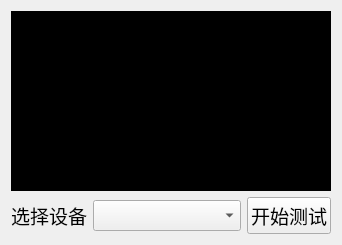
<?xml version="1.0" encoding="UTF-8"?>
<ui version="4.0">
 <class>TestVideoDetectDialog</class>
 <widget class="QDialog" name="TestVideoDetectDialog">
  <property name="geometry">
   <rect>
    <x>0</x>
    <y>0</y>
    <width>338</width>
    <height>237</height>
   </rect>
  </property>
  <property name="windowTitle">
   <string>视频检测</string>
  </property>
  <property name="windowOpacity">
   <double>1.000000000000000</double>
  </property>
  <property name="autoFillBackground">
   <bool>false</bool>
  </property>
  <property name="styleSheet">
   <string notr="true"/>
  </property>
  <property name="sizeGripEnabled">
   <bool>false</bool>
  </property>
  <property name="modal">
   <bool>false</bool>
  </property>
  <layout class="QVBoxLayout" name="verticalLayout">
   <item>
    <widget class="QWidget" name="videoview" native="true">
     <property name="sizePolicy">
      <sizepolicy hsizetype="Expanding" vsizetype="Expanding">
       <horstretch>0</horstretch>
       <verstretch>0</verstretch>
      </sizepolicy>
     </property>
     <property name="minimumSize">
      <size>
       <width>320</width>
       <height>180</height>
      </size>
     </property>
     <property name="styleSheet">
      <string notr="true">background-color: rgb(0, 0, 0);</string>
     </property>
    </widget>
   </item>
   <item>
    <layout class="QHBoxLayout" name="horizontalLayout">
     <item>
      <widget class="QLabel" name="labelCameraChoices">
       <property name="font">
        <font>
         <pointsize>14</pointsize>
        </font>
       </property>
       <property name="styleSheet">
        <string notr="true"/>
       </property>
       <property name="text">
        <string>选择设备</string>
       </property>
      </widget>
     </item>
     <item>
      <widget class="QComboBox" name="comboBoxCameraDevices">
       <property name="sizePolicy">
        <sizepolicy hsizetype="Expanding" vsizetype="Fixed">
         <horstretch>0</horstretch>
         <verstretch>0</verstretch>
        </sizepolicy>
       </property>
       <property name="font">
        <font>
         <pointsize>14</pointsize>
        </font>
       </property>
       <property name="styleSheet">
        <string notr="true"/>
       </property>
       <property name="currentText">
        <string notr="true"/>
       </property>
      </widget>
     </item>
     <item>
      <widget class="QPushButton" name="pushButtonStartCameraTest">
       <property name="font">
        <font>
         <pointsize>14</pointsize>
        </font>
       </property>
       <property name="focusPolicy">
        <enum>Qt::NoFocus</enum>
       </property>
       <property name="styleSheet">
        <string notr="true"/>
       </property>
       <property name="text">
        <string>开始测试</string>
       </property>
       <property name="checkable">
        <bool>true</bool>
       </property>
      </widget>
     </item>
    </layout>
   </item>
  </layout>
 </widget>
 <resources/>
 <connections/>
</ui>
